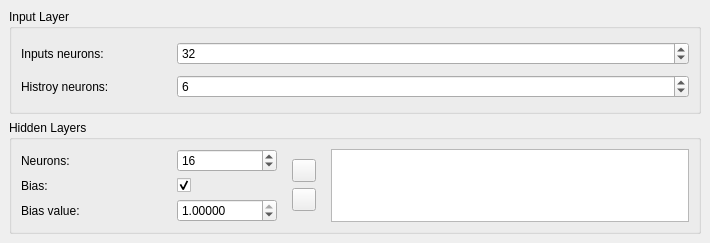
<?xml version="1.0" encoding="UTF-8"?>
<ui version="4.0">
 <class>ViNeuralStructureWidget</class>
 <widget class="QWidget" name="ViNeuralStructureWidget">
  <property name="geometry">
   <rect>
    <x>0</x>
    <y>0</y>
    <width>710</width>
    <height>243</height>
   </rect>
  </property>
  <property name="sizePolicy">
   <sizepolicy hsizetype="Preferred" vsizetype="Preferred">
    <horstretch>0</horstretch>
    <verstretch>0</verstretch>
   </sizepolicy>
  </property>
  <property name="minimumSize">
   <size>
    <width>0</width>
    <height>0</height>
   </size>
  </property>
  <property name="maximumSize">
   <size>
    <width>16777215</width>
    <height>16777215</height>
   </size>
  </property>
  <property name="windowTitle">
   <string>Form</string>
  </property>
  <property name="styleSheet">
   <string/>
  </property>
  <layout class="QGridLayout" name="gridLayout">
   <property name="leftMargin">
    <number>9</number>
   </property>
   <property name="topMargin">
    <number>9</number>
   </property>
   <property name="rightMargin">
    <number>9</number>
   </property>
   <property name="bottomMargin">
    <number>9</number>
   </property>
   <item row="2" column="0" colspan="2">
    <widget class="QGroupBox" name="hiddenGroupBox">
     <property name="title">
      <string>Hidden Layers</string>
     </property>
     <layout class="QGridLayout" name="gridLayout_2">
      <item row="1" column="2" rowspan="3">
       <widget class="QWidget" name="widget" native="true">
        <layout class="QGridLayout" name="gridLayout_3">
         <item row="0" column="0">
          <spacer name="verticalSpacer">
           <property name="orientation">
            <enum>Qt::Vertical</enum>
           </property>
           <property name="sizeHint" stdset="0">
            <size>
             <width>20</width>
             <height>40</height>
            </size>
           </property>
          </spacer>
         </item>
         <item row="2" column="0">
          <widget class="ViButton" name="removeButton">
           <property name="text">
            <string/>
           </property>
          </widget>
         </item>
         <item row="1" column="0">
          <widget class="ViButton" name="addButton">
           <property name="text">
            <string/>
           </property>
          </widget>
         </item>
         <item row="3" column="0">
          <spacer name="verticalSpacer_2">
           <property name="orientation">
            <enum>Qt::Vertical</enum>
           </property>
           <property name="sizeHint" stdset="0">
            <size>
             <width>20</width>
             <height>40</height>
            </size>
           </property>
          </spacer>
         </item>
        </layout>
       </widget>
      </item>
      <item row="3" column="1">
       <widget class="QDoubleSpinBox" name="biasSpinBox">
        <property name="minimumSize">
         <size>
          <width>100</width>
          <height>0</height>
         </size>
        </property>
        <property name="decimals">
         <number>5</number>
        </property>
        <property name="maximum">
         <double>1.000000000000000</double>
        </property>
        <property name="singleStep">
         <double>0.001000000000000</double>
        </property>
        <property name="value">
         <double>1.000000000000000</double>
        </property>
       </widget>
      </item>
      <item row="2" column="1">
       <widget class="QCheckBox" name="biasCheckBox">
        <property name="maximumSize">
         <size>
          <width>16777215</width>
          <height>16777215</height>
         </size>
        </property>
        <property name="text">
         <string/>
        </property>
        <property name="checked">
         <bool>true</bool>
        </property>
       </widget>
      </item>
      <item row="2" column="0">
       <widget class="QLabel" name="label_4">
        <property name="minimumSize">
         <size>
          <width>150</width>
          <height>0</height>
         </size>
        </property>
        <property name="maximumSize">
         <size>
          <width>150</width>
          <height>16777215</height>
         </size>
        </property>
        <property name="text">
         <string>Bias:</string>
        </property>
       </widget>
      </item>
      <item row="3" column="0">
       <widget class="QLabel" name="biasValueLabel">
        <property name="text">
         <string>Bias value:</string>
        </property>
       </widget>
      </item>
      <item row="1" column="8" rowspan="3">
       <widget class="QListWidget" name="hiddenList">
        <property name="maximumSize">
         <size>
          <width>16777215</width>
          <height>100</height>
         </size>
        </property>
        <property name="selectionMode">
         <enum>QAbstractItemView::ExtendedSelection</enum>
        </property>
       </widget>
      </item>
      <item row="1" column="1">
       <widget class="QSpinBox" name="hiddenSpinBox">
        <property name="minimumSize">
         <size>
          <width>100</width>
          <height>0</height>
         </size>
        </property>
        <property name="minimum">
         <number>1</number>
        </property>
        <property name="maximum">
         <number>1024</number>
        </property>
        <property name="value">
         <number>16</number>
        </property>
       </widget>
      </item>
      <item row="1" column="0">
       <widget class="QLabel" name="label_3">
        <property name="minimumSize">
         <size>
          <width>150</width>
          <height>0</height>
         </size>
        </property>
        <property name="maximumSize">
         <size>
          <width>150</width>
          <height>16777215</height>
         </size>
        </property>
        <property name="text">
         <string>Neurons:</string>
        </property>
       </widget>
      </item>
     </layout>
    </widget>
   </item>
   <item row="0" column="0" colspan="2">
    <widget class="QGroupBox" name="inputGroupBox">
     <property name="title">
      <string>Input Layer</string>
     </property>
     <layout class="QGridLayout" name="gridLayout_6">
      <item row="1" column="0">
       <widget class="QLabel" name="label_10">
        <property name="text">
         <string>Histroy neurons:</string>
        </property>
       </widget>
      </item>
      <item row="0" column="1">
       <widget class="QSpinBox" name="inputSpinBox">
        <property name="minimum">
         <number>1</number>
        </property>
        <property name="maximum">
         <number>2048</number>
        </property>
        <property name="value">
         <number>32</number>
        </property>
       </widget>
      </item>
      <item row="0" column="0">
       <widget class="QLabel" name="label">
        <property name="minimumSize">
         <size>
          <width>150</width>
          <height>0</height>
         </size>
        </property>
        <property name="maximumSize">
         <size>
          <width>150</width>
          <height>16777215</height>
         </size>
        </property>
        <property name="text">
         <string>Inputs neurons:</string>
        </property>
       </widget>
      </item>
      <item row="1" column="1">
       <widget class="QSpinBox" name="historySpinBox">
        <property name="maximum">
         <number>2048</number>
        </property>
        <property name="value">
         <number>6</number>
        </property>
       </widget>
      </item>
     </layout>
    </widget>
   </item>
  </layout>
 </widget>
 <customwidgets>
  <customwidget>
   <class>ViButton</class>
   <extends>QToolButton</extends>
   <header>vibutton.h</header>
  </customwidget>
 </customwidgets>
 <resources/>
 <connections/>
</ui>
